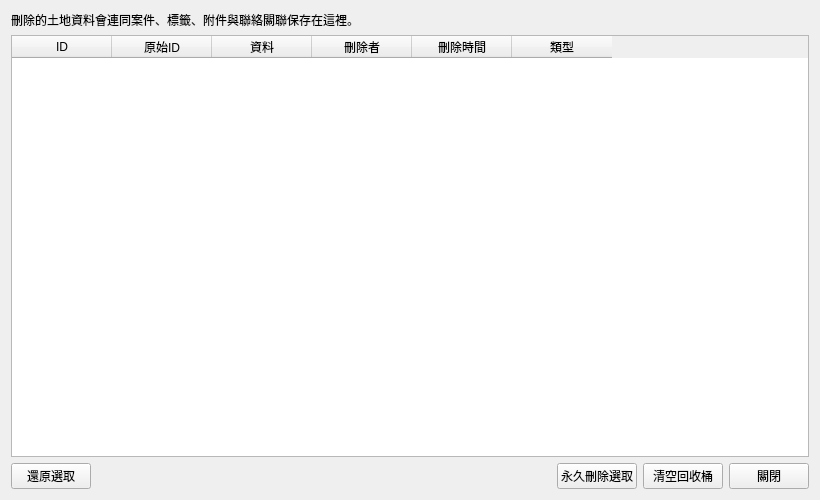
<?xml version="1.0" encoding="UTF-8"?>
<ui version="4.0">
 <class>recycleBinDialogContent</class>
 <widget class="QWidget" name="recycleBinDialogContent">
  <property name="geometry">
   <rect>
    <x>0</x>
    <y>0</y>
    <width>820</width>
    <height>500</height>
   </rect>
  </property>
  <property name="windowTitle">
   <string>回收桶</string>
  </property>
  <property name="dialogSize" stdset="0">
   <size>
    <width>820</width>
    <height>500</height>
   </size>
  </property>
  <layout class="QVBoxLayout" name="recycleBinLayout">
   <property name="spacing">
    <number>6</number>
   </property>
   <property name="leftMargin">
    <number>11</number>
   </property>
   <property name="topMargin">
    <number>11</number>
   </property>
   <property name="rightMargin">
    <number>11</number>
   </property>
   <property name="bottomMargin">
    <number>11</number>
   </property>
   <item>
    <widget class="QLabel" name="introLabel">
     <property name="text">
      <string>刪除的土地資料會連同案件、標籤、附件與聯絡關聯保存在這裡。</string>
     </property>
    </widget>
   </item>
   <item>
    <widget class="TableWidget" name="recycleTable">
     <property name="selectionMode">
      <enum>QAbstractItemView::ExtendedSelection</enum>
     </property>
     <property name="selectionBehavior">
      <enum>QAbstractItemView::SelectRows</enum>
     </property>
     <column>
      <property name="text">
       <string>ID</string>
      </property>
     </column>
     <column>
      <property name="text">
       <string>原始ID</string>
      </property>
     </column>
     <column>
      <property name="text">
       <string>資料</string>
      </property>
     </column>
     <column>
      <property name="text">
       <string>刪除者</string>
      </property>
     </column>
     <column>
      <property name="text">
       <string>刪除時間</string>
      </property>
     </column>
     <column>
      <property name="text">
       <string>類型</string>
      </property>
     </column>
    </widget>
   </item>
   <item>
    <layout class="QHBoxLayout" name="buttonRow" stretch="0,1,0,0,0">
     <property name="spacing">
      <number>6</number>
     </property>
     <property name="leftMargin">
      <number>0</number>
     </property>
     <property name="topMargin">
      <number>0</number>
     </property>
     <property name="rightMargin">
      <number>0</number>
     </property>
     <property name="bottomMargin">
      <number>0</number>
     </property>
     <item>
      <widget class="PrimaryPushButton" name="restoreButton">
       <property name="text">
        <string>還原選取</string>
       </property>
      </widget>
     </item>
     <item>
      <spacer name="buttonRowSpacer">
       <property name="orientation">
        <enum>Qt::Horizontal</enum>
       </property>
       <property name="sizeHint" stdset="0">
        <size>
         <width>0</width>
         <height>0</height>
        </size>
       </property>
      </spacer>
     </item>
     <item>
      <widget class="PushButton" name="purgeButton">
       <property name="text">
        <string>永久刪除選取</string>
       </property>
      </widget>
     </item>
     <item>
      <widget class="PushButton" name="purgeAllButton">
       <property name="text">
        <string>清空回收桶</string>
       </property>
      </widget>
     </item>
     <item>
      <widget class="PushButton" name="closeButton">
       <property name="text">
        <string>關閉</string>
       </property>
      </widget>
     </item>
    </layout>
   </item>
  </layout>
 </widget>
 <customwidgets>
 <customwidget>
  <class>PrimaryPushButton</class>
  <extends>QPushButton</extends>
  <header>qfluentwidgets</header>
 </customwidget>
 <customwidget>
  <class>PushButton</class>
  <extends>QPushButton</extends>
  <header>qfluentwidgets</header>
 </customwidget>
 <customwidget>
  <class>TableWidget</class>
  <extends>QTableWidget</extends>
  <header>qfluentwidgets</header>
 </customwidget>
 </customwidgets>
 <resources />
 <connections />
</ui>
